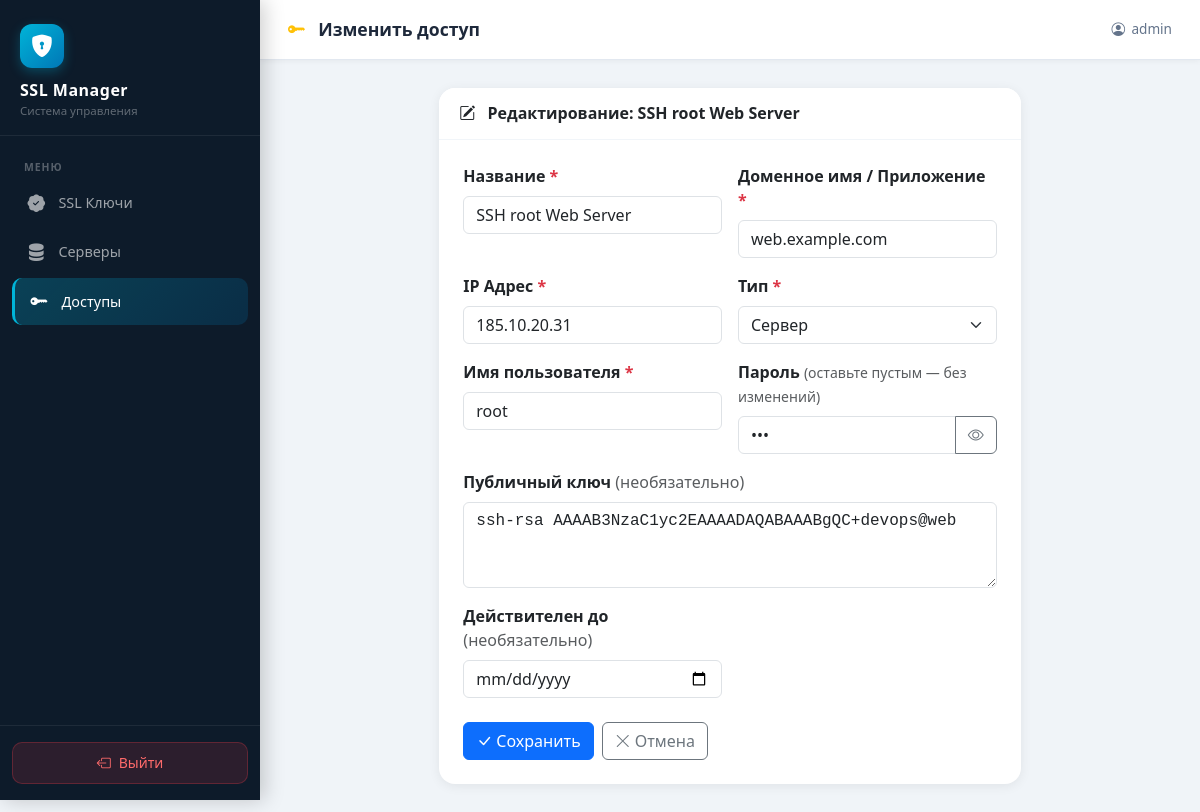
Screenshot of /accesses/edit/1 (signed in) with the database file from the repository.
### models.py (models this page shows, shortened)
class User(UserMixin, db.Model):
    __tablename__ = 'users'
    id = db.Column(db.Integer, primary_key=True)
    username = db.Column(db.String(80), unique=True, nullable=False)
    password_hash = db.Column(db.String(256), nullable=False)
    created_at = db.Column(db.DateTime, nullable=False, default=datetime.utcnow)

class TimestampMixin:
    created_at = db.Column(db.DateTime, nullable=False, default=datetime.utcnow)
    updated_at = db.Column(db.DateTime, nullable=False,
                           default=datetime.utcnow, onupdate=datetime.utcnow)

class ExpiryMixin:
    @property
    def is_expired(self) -> bool:
        if self.valid_until is None:
            return False
        return self.valid_until < date.today()

class Access(TimestampMixin, ExpiryMixin, db.Model):
    __tablename__ = 'accesses'
    id = db.Column(db.Integer, primary_key=True)
    name = db.Column(db.String(200), nullable=False)
    domain = db.Column(db.String(200), nullable=False)
    ip_address = db.Column(db.String(50), nullable=False)
    username = db.Column(db.String(200), nullable=False)
    password = db.Column(db.Text, nullable=False)
    public_key = db.Column(db.Text, nullable=True)
    access_type = db.Column(db.String(50), nullable=False)
    valid_until = db.Column(db.Date, nullable=True)
    @property
    def decrypted_password(self) -> str:
        return decrypt_password(self.password)

### routes/accesses.py (the view, shortened to what this page needs)
@accesses_bp.route('/edit/<int:access_id>', methods=['GET', 'POST'])
@login_required
def edit(access_id):
    access = Access.query.get_or_404(access_id)
    form = {}
    return render_template('accesses/form.html', action='edit', item=access,
                           access_types=ACCESS_TYPE_LABELS, form=form)

### models.py (called while the page is built, shortened)
def _get_fernet() -> Fernet:
    env_key = os.environ.get('SSL_FERNET_KEY')
    if env_key:
        return Fernet(env_key.encode())

def decrypt_password(token: str) -> str:
    try:
        return _get_fernet().decrypt(token.encode()).decode()
    except Exception:
        return '***'

### templates/accesses/form.html (shortened to what this page needs)
{% extends "base.html" %}
{% block page_title %}
<i class="bi bi-key-fill me-2 text-warning"></i>
{{ 'Добавить доступ' if action == 'add' else 'Изменить доступ' }}
{% endblock %}
{% block content %}
<div class="row justify-content-center">
    <div class="col-lg-8">
        <div class="card">
            <div class="card-header">
                <h6 class="mb-0 fw-semibold">
                    <i class="bi bi-{{ 'plus-circle' if action == 'add' else 'pencil-square' }} me-2"></i>
                    {{ 'Новый доступ' if action == 'add' else 'Редактирование: ' + item.name }}
                </h6>
            </div>
            <div class="card-body p-4">
                <form method="POST">
                    <div class="row g-3">
                        <div class="col-md-6">
                            <label class="form-label fw-semibold">Название <span class="text-danger">*</span></label>
                            <input type="text" class="form-control" name="name"
                                value="{{ form.get('name', item.name if item else '') }}"
                                placeholder="Например: Доступ к prod серверу" required>
                        </div>
                        <div class="col-md-6">
                            <label class="form-label fw-semibold">Доменное имя / Приложение <span
                                    class="text-danger">*</span></label>
                            <input type="text" class="form-control" name="domain"
                                value="{{ form.get('domain', item.domain if item else '') }}"
                                placeholder="server.example.com" required>
                        </div>
                        <div class="col-md-6">
                            <label class="form-label fw-semibold">IP Адрес <span class="text-danger">*</span></label>
                            <input type="text" class="form-control" name="ip_address"
                                value="{{ form.get('ip_address', item.ip_address if item else '') }}"
                                placeholder="192.168.1.1" required>
                        </div>
                        <div class="col-md-6">
                            <label class="form-label fw-semibold">Тип <span class="text-danger">*</span></label>
                            <select class="form-select" name="access_type" required>
                                {% set cur_type = form.get('access_type', item.access_type if item else '') %}
                                {% for key, label in access_types.items() %}
                                <option value="{{ key }}" {{ 'selected' if cur_type==key else '' }}>
                                    {{ label }}
                                </option>
                                {% endfor %}
                            </select>
                        </div>
                        <div class="col-md-6">
                            <label class="form-label fw-semibold">Имя пользователя <span
                                    class="text-danger">*</span></label>
                            <input type="text" class="form-control" name="username"
                                value="{{ form.get('username', item.username if item else '') }}"
                                placeholder="root / admin / user" required>
                        </div>
                        <div class="col-md-6">
                            <label class="form-label fw-semibold">Пароль
                                {% if action == 'edit' %}<small class="text-muted fw-normal">(оставьте пустым — без
                                    изменений)</small>{% else %}<span class="text-danger">*</span>{% endif %}
                            </label>
                            <div class="input-group">
                                <input type="password" class="form-control" name="password" id="passwordField"
                                    value="{{ form.get('password', item.decrypted_password if item else '') }}"
                                    placeholder="Пароль" {{ 'required' if action=='add' else '' }}>
                                <button class="btn btn-outline-secondary" type="button" id="togglePassword">
                                    <i class="bi bi-eye" id="eyeIcon"></i>
                                </button>
                            </div>
                        </div>
                        <div class="col-12">
                            <label class="form-label fw-semibold">Публичный ключ <span
                                    class="text-muted fw-normal">(необязательно)</span></label>
                            <textarea class="form-control font-monospace" name="public_key" rows="3"
                                placeholder="ssh-rsa AAAA...">{{ form.get('public_key', item.public_key if item and item.public_key else '') }}</textarea>
                        </div>
                        <div class="col-md-6">
                            <label class="form-label fw-semibold">Действителен до <span
                                    class="text-muted fw-normal">(необязательно)</span></label>
                            <input type="date" class="form-control" name="valid_until"
                                value="{{ form.get('valid_until', item.valid_until.strftime('%Y-%m-%d') if item and item.valid_until else '') }}">
                        </div>
                    </div>
                    <div class="d-flex gap-2 mt-4">
                        <button type="submit" class="btn btn-primary">
                            <i class="bi bi-check-lg me-1"></i>{{ 'Добавить' if action == 'add' else 'Сохранить' }}
                        </button>
                        <a href="{{ url_for('accesses.index') }}" class="btn btn-outline-secondary">
                            <i class="bi bi-x-lg me-1"></i>Отмена
                        </a>
                    </div>
                </form>
            </div>
        </div>
    </div>
</div>
{% endblock %}

### templates/base.html (shortened to what this page needs)
<!DOCTYPE html>
<html lang="ru">
<head>
    <link href="https://cdn.jsdelivr.net/npm/bootstrap@5.3.3/dist/css/bootstrap.min.css" rel="stylesheet">
    <link href="https://cdn.jsdelivr.net/npm/bootstrap-icons@1.11.3/font/bootstrap-icons.min.css" rel="stylesheet">
</head>
<body>
    <div id="sidebar">
        <div class="sidebar-logo">
            <div class="logo-icon"><i class="bi bi-shield-lock-fill"></i></div>
            <div class="app-name">SSL Manager</div>
            <div class="app-sub">Система управления</div>
        </div>
        <nav class="sidebar-nav">
            <div class="nav-label">Меню</div>
            <a href="{{ url_for('ssl.index') }}" class="nav-link {{ 'active' if request.blueprint == 'ssl' else '' }}">
                <i class="bi bi-patch-check-fill"></i> SSL Ключи
            </a>
            <a href="{{ url_for('servers.index') }}"
                class="nav-link {{ 'active' if request.blueprint == 'servers' else '' }}">
                <i class="bi bi-server"></i> Серверы
            </a>
            <a href="{{ url_for('accesses.index') }}"
                class="nav-link {{ 'active' if request.blueprint == 'accesses' else '' }}">
                <i class="bi bi-key-fill"></i> Доступы
            </a>
        </nav>
        <div class="sidebar-footer">
            <a href="{{ url_for('auth.logout') }}" class="btn-logout text-decoration-none">
                <i class="bi bi-box-arrow-left"></i> Выйти
            </a>
        </div>
    </div>
    <div id="main-content">
        <div class="topbar">
            <span class="topbar-title">{% block page_title %}{% endblock %}</span>
            <div class="topbar-user">
                <i class="bi bi-person-circle"></i>
                {{ current_user.username }}
            </div>
        </div>
        <div class="page-body">
            {% block content %}{% endblock %}
        </div>
    </div>
</body>
</html>

### templates/base.html (style rules this page uses)
:root { --sidebar-width: 260px; --sidebar-bg: #0d1b2a; --sidebar-accent: #00b4d8; --topbar-height: 60px; --body-bg: #f0f4f8; }
body { background: var(--body-bg); font-family: 'Segoe UI', Tahoma, Geneva, Verdana, sans-serif; margin: 0; }
#sidebar { position: fixed; top: 0; left: 0; width: var(--sidebar-width); height: 100vh; background: var(--sidebar-bg); display: flex; flex-direction: column; z-index: 1000; box-shadow: 4px 0 20px rgba(0, 0, 0, 0.2); }
.sidebar-logo { padding: 1.5rem 1.25rem 1rem; border-bottom: 1px solid rgba(255, 255, 255, 0.07); }
.sidebar-logo .logo-icon { width: 44px; height: 44px; background: linear-gradient(135deg, #00b4d8, #0077b6); border-radius: 12px; display: flex; align-items: center; justify-content: center; margin-bottom: 0.6rem; box-shadow: 0 4px 12px rgba(0, 180, 216, 0.3); }
.sidebar-logo .logo-icon i { font-size: 1.4rem; color: white; }
.sidebar-logo .app-name { color: #fff; font-weight: 700; font-size: 1rem; letter-spacing: 0.5px; }
.sidebar-logo .app-sub { color: rgba(255, 255, 255, 0.35); font-size: 0.72rem; }
.sidebar-nav { flex: 1; padding: 1rem 0.75rem; overflow-y: auto; }
.nav-label { color: rgba(255, 255, 255, 0.3); font-size: 0.65rem; font-weight: 600; text-transform: uppercase; letter-spacing: 1px; padding: 0.5rem 0.75rem 0.25rem; }
.sidebar-nav .nav-link { color: rgba(255, 255, 255, 0.6); border-radius: 10px; padding: 0.65rem 0.9rem; margin-bottom: 2px; display: flex; align-items: center; gap: 0.75rem; transition: all 0.2s; font-size: 0.9rem; text-decoration: none; }
.sidebar-nav .nav-link i { font-size: 1.1rem; width: 20px; text-align: center; }
.sidebar-nav .nav-link.active { color: #fff; background: linear-gradient(135deg, rgba(0, 180, 216, 0.25), rgba(0, 119, 182, 0.2)); border-left: 3px solid var(--sidebar-accent); }
.sidebar-footer { padding: 1rem 0.75rem; border-top: 1px solid rgba(255, 255, 255, 0.07); }
.btn-logout { width: 100%; background: rgba(220, 53, 69, 0.15); border: 1px solid rgba(220, 53, 69, 0.3); color: #ff6b6b; border-radius: 10px; padding: 0.6rem; font-size: 0.875rem; font-weight: 500; transition: all 0.2s; display: flex; align-items: center; justify-content: center; gap: 0.5rem; }
#main-content { margin-left: var(--sidebar-width); min-height: 100vh; }
.topbar { background: #fff; height: var(--topbar-height); display: flex; align-items: center; padding: 0 1.75rem; border-bottom: 1px solid #e2e8f0; box-shadow: 0 1px 6px rgba(0, 0, 0, 0.05); position: sticky; top: 0; z-index: 100; }
.topbar-title { font-weight: 700; font-size: 1.1rem; color: #1e293b; }
.topbar-user { margin-left: auto; color: #64748b; font-size: 0.85rem; display: flex; align-items: center; gap: 0.4rem; }
.page-body { padding: 1.75rem; }
.card { border: none; border-radius: 16px; box-shadow: 0 2px 12px rgba(0, 0, 0, 0.07); }
.card-header { background: #fff; border-bottom: 1px solid #f1f5f9; border-radius: 16px 16px 0 0 !important; padding: 1rem 1.25rem; }

### rows the page displays
User: username "admin"
Access: name "Редактирование: SSH root Web Server", name "SSH root Web Server", domain "web.example.com", ip_address "185.10.20.31", username "root", public_key "ssh-rsa AAAAB3NzaC1yc2EAAAADAQABAAABgQC+devops@web"

### other values shown
{{ 'Добавить доступ' if action == 'add' else 'Изменить доступ' }} "Изменить доступ"
{{ 'Добавить' if action == 'add' else 'Сохранить' }} "Сохранить"
form field access_type "Сервер"
